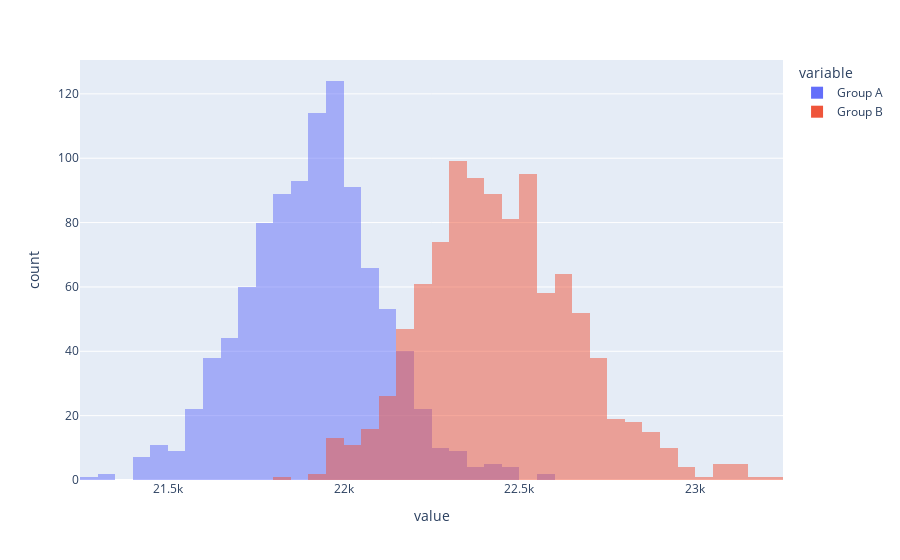

Notebook source saved alongside this figure:
### Code cell
sample_a_mean = calc_bootstrap_mean(vec_a)
sample_b_mean = calc_bootstrap_mean(vec_b)
px.histogram({'Group A': sample_a_mean, 'Group B': sample_b_mean}, x=['Group A', 'Group B'], barmode='overlay').show()

### Figure 1 — Plotly figure (JSON) as saved in the notebook; plotly's stock layout.template omitted (floating-point values rounded to 4 significant figures; data arrays with more than 128 entries replaced by an {"elided": "..."} marker saying what was removed)
{"data": [{"alignmentgroup": "True", "bingroup": "x", "hovertemplate": "variable=Group A<br>value=%{x}<br>count=%{y}<extra></extra>", "legendgroup": "Group A", "marker": {"color": "#636efa", "opacity": 0.5, "pattern": {"shape": ""}}, "name": "Group A", "offsetgroup": "Group A", "orientation": "v", "showlegend": true, "type": "histogram", "x": {"elided": "1000 float values"}, "xaxis": "x", "yaxis": "y"}, {"alignmentgroup": "True", "bingroup": "x", "hovertemplate": "variable=Group B<br>value=%{x}<br>count=%{y}<extra></extra>", "legendgroup": "Group B", "marker": {"color": "#EF553B", "opacity": 0.5, "pattern": {"shape": ""}}, "name": "Group B", "offsetgroup": "Group B", "orientation": "v", "showlegend": true, "type": "histogram", "x": {"elided": "1000 float values"}, "xaxis": "x", "yaxis": "y"}], "layout": {"barmode": "overlay", "legend": {"title": {"text": "variable"}, "tracegroupgap": 0}, "margin": {"t": 60}, "xaxis": {"anchor": "y", "domain": [0, 1], "title": {"text": "value"}}, "yaxis": {"anchor": "x", "domain": [0, 1], "title": {"text": "count"}}}}
